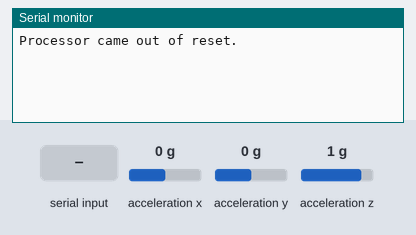
The sketch below on a simulated Arduino Uno, built with avr-gcc and run on an emulated ATmega328P. Parts: the last lines printed to the serial monitor. The test bench sets the inputs (shaded band); at power-on: acceleration x 0 g, acceleration y 0 g, acceleration z 1 g.

Above: at 2.2 s.
2.3 s: "sync" received over Serial
At 4.4 s:
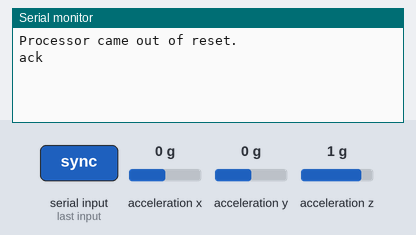
4.8 s: "send" received over Serial
At 6.4 s:
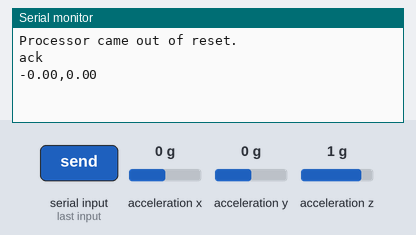

Measured:
- after the input at 2.3 s, the serial monitor: prints a new line after 1.0 s (image 1)
- after the input at 4.8 s, the serial monitor: prints a new line after 1.0 s (image 2)

The sketch:

IMU_embedded.ino
```cpp
#include <SparkFunLSM6DS3.h>
#include "Wire.h"
#include "SPI.h"

LSM6DS3 myIMU;
float accel_x, accel_y, accel_z;
float pitch, roll;
float filter_x, filter_y, filter_z;
const float alpha = 0.5;
bool sync_flag;
bool start_flag;

void setup() {
  sync_flag = false;
  start_flag = false;
  Serial.begin(9600);
  delay(1000); //relax...
  Serial.println("Processor came out of reset.\n");
  myIMU.begin();
}

void get_accel(){
  accel_x = myIMU.readFloatAccelX();
  accel_y = myIMU.readFloatAccelY();
  accel_z = myIMU.readFloatAccelZ();
}

void calc_euler(){
  filter_x = accel_x * alpha + (filter_x*(1.0-alpha));
  filter_y = accel_y * alpha + (filter_y*(1.0-alpha));
  filter_z = accel_z * alpha + (filter_z*(1.0-alpha));
  roll = (atan2(-filter_y, filter_z)*180) / 3.14159;
  pitch = (atan2(filter_x, sqrt(filter_y*filter_y + filter_z*filter_z))*180)/3.14159;

}
void loop() {
  String data_in;
  if(Serial.available()> 0){
    data_in = Serial.readString();
  }
  if(!sync_flag){
    if(data_in == "sync"){
      Serial.println("ack");
      sync_flag = true;
    }
  }
  else{
    if(data_in == "send"){
      get_accel();
      calc_euler();
      Serial.println(String(roll) + "," + String(pitch));
    }
  }

  // put your main code here, to run repeatedly:
  //Serial.println("X: " + String(9.8*accel_x) + " Y: " + String(9.8*accel_y)+ " Z: " + String(9.8*accel_z));
  //Serial.println("roll: " + String(roll) + " pitch: " + String(pitch));

}
```
